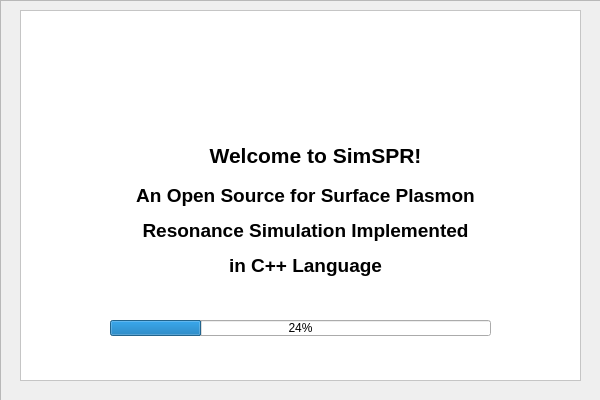
<?xml version="1.0" encoding="UTF-8"?>
<ui version="4.0">
 <class>Welcome</class>
 <widget class="QWidget" name="Welcome">
  <property name="geometry">
   <rect>
    <x>0</x>
    <y>0</y>
    <width>600</width>
    <height>400</height>
   </rect>
  </property>
  <property name="windowTitle">
   <string>SimSPR</string>
  </property>
  <property name="windowIcon">
   <iconset resource="resources.qrc">
    <normaloff>:/Imagens/icone.png</normaloff>:/Imagens/icone.png</iconset>
  </property>
  <widget class="QProgressBar" name="progressBar">
   <property name="geometry">
    <rect>
     <x>110</x>
     <y>320</y>
     <width>381</width>
     <height>16</height>
    </rect>
   </property>
   <property name="styleSheet">
    <string notr="true">qlineargradient:(spread:pad, x1:0, y1:0, x2:1, y2:0, stop:0 rgba(0, 0, 0, 255), stop:1 rgba(255, 255, 255, 255))</string>
   </property>
   <property name="value">
    <number>24</number>
   </property>
  </widget>
  <widget class="QLabel" name="label">
   <property name="geometry">
    <rect>
     <x>200</x>
     <y>140</y>
     <width>231</width>
     <height>31</height>
    </rect>
   </property>
   <property name="font">
    <font>
     <pointsize>16</pointsize>
     <weight>75</weight>
     <bold>true</bold>
    </font>
   </property>
   <property name="text">
    <string>&lt;html&gt;&lt;head/&gt;&lt;body&gt;&lt;p align=&quot;center&quot;&gt;Welcome to SimSPR!&lt;/p&gt;&lt;/body&gt;&lt;/html&gt;</string>
   </property>
  </widget>
  <widget class="QLabel" name="label_2">
   <property name="geometry">
    <rect>
     <x>120</x>
     <y>180</y>
     <width>371</width>
     <height>101</height>
    </rect>
   </property>
   <property name="font">
    <font>
     <pointsize>16</pointsize>
     <weight>75</weight>
     <bold>true</bold>
    </font>
   </property>
   <property name="text">
    <string>&lt;html&gt;&lt;head/&gt;&lt;body&gt;&lt;p align=&quot;center&quot;&gt;&lt;span style=&quot; font-size:14pt;&quot;&gt;An Open Source for Surface Plasmon&lt;/span&gt;&lt;/p&gt;&lt;p align=&quot;center&quot;&gt;&lt;span style=&quot; font-size:14pt;&quot;&gt;Resonance Simulation Implemented&lt;/span&gt;&lt;/p&gt;&lt;p align=&quot;center&quot;&gt;&lt;span style=&quot; font-size:14pt;&quot;&gt;in C++ Language&lt;/span&gt;&lt;/p&gt;&lt;/body&gt;&lt;/html&gt;</string>
   </property>
  </widget>
  <widget class="QFrame" name="frame">
   <property name="geometry">
    <rect>
     <x>0</x>
     <y>0</y>
     <width>601</width>
     <height>421</height>
    </rect>
   </property>
   <property name="styleSheet">
    <string notr="true">border-image: url(:/Imagens/fundo.jpg);</string>
   </property>
   <property name="frameShape">
    <enum>QFrame::StyledPanel</enum>
   </property>
   <property name="frameShadow">
    <enum>QFrame::Raised</enum>
   </property>
  </widget>
  <widget class="QFrame" name="frame_2">
   <property name="geometry">
    <rect>
     <x>20</x>
     <y>10</y>
     <width>561</width>
     <height>371</height>
    </rect>
   </property>
   <property name="styleSheet">
    <string notr="true">background-color: rgb(255, 255, 255);</string>
   </property>
   <property name="frameShape">
    <enum>QFrame::StyledPanel</enum>
   </property>
   <property name="frameShadow">
    <enum>QFrame::Raised</enum>
   </property>
   <widget class="QLabel" name="label_3">
    <property name="geometry">
     <rect>
      <x>30</x>
      <y>30</y>
      <width>251</width>
      <height>71</height>
     </rect>
    </property>
    <property name="styleSheet">
     <string notr="true">border-image: url(:/Imagens/logo.png);</string>
    </property>
    <property name="text">
     <string/>
    </property>
   </widget>
   <widget class="QLabel" name="label_4">
    <property name="geometry">
     <rect>
      <x>300</x>
      <y>30</y>
      <width>231</width>
      <height>71</height>
     </rect>
    </property>
    <property name="styleSheet">
     <string notr="true">border-image: url(:/Imagens/logoufcg.png);</string>
    </property>
    <property name="text">
     <string/>
    </property>
   </widget>
  </widget>
  <zorder>frame</zorder>
  <zorder>frame_2</zorder>
  <zorder>progressBar</zorder>
  <zorder>label</zorder>
  <zorder>label_2</zorder>
 </widget>
 <resources>
  <include location="resources.qrc"/>
 </resources>
 <connections/>
</ui>
